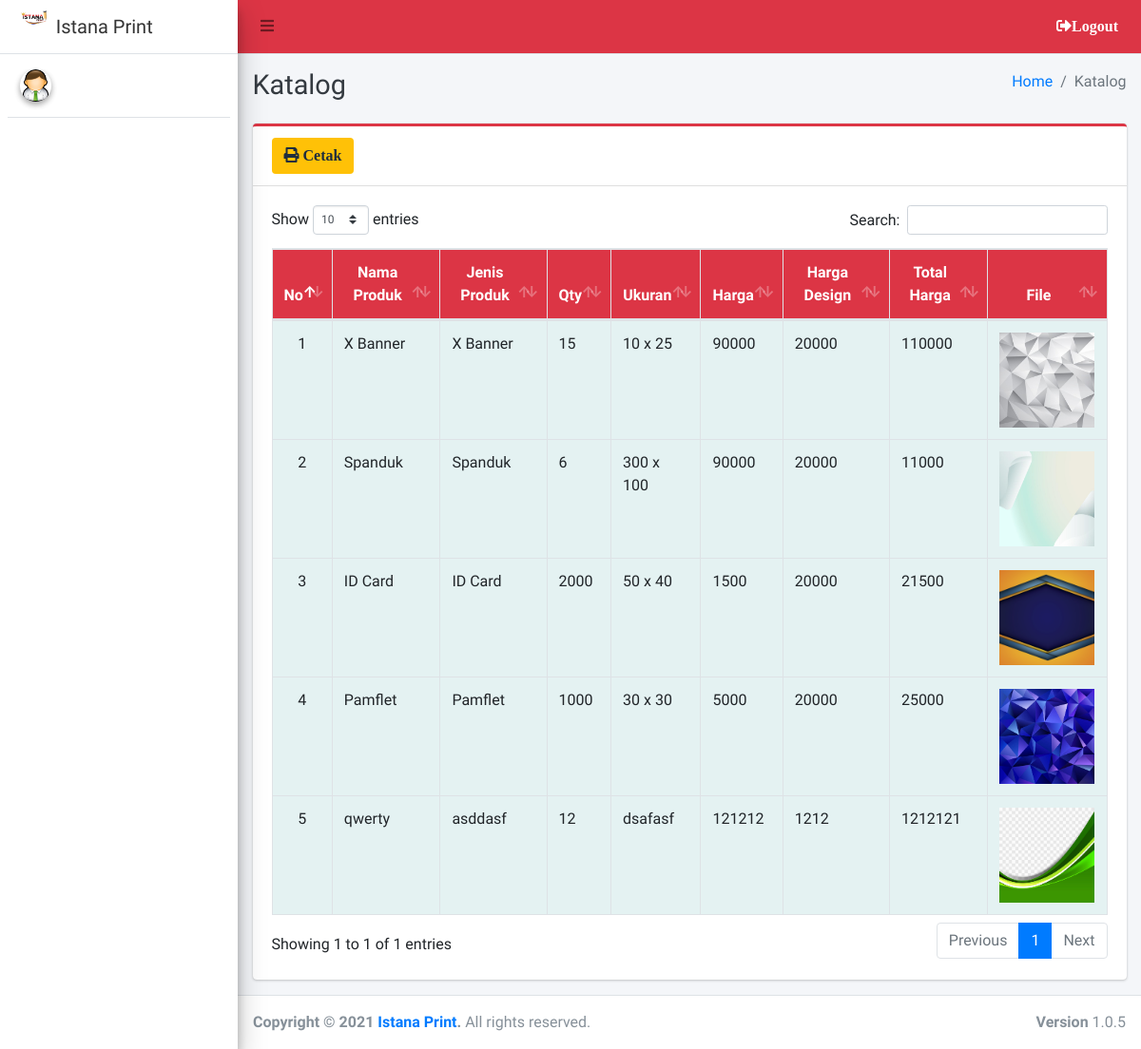
The page /pimpinan/katalog/index.php on the database its author committed.
### tables this page shows
CREATE TABLE `katalog`  (
  `id_katalog` int(11) NOT NULL AUTO_INCREMENT,
  `nama_katalog` varchar(150) NOT NULL,
  `jenis_katalog` varchar(150) NOT NULL,
  `qty` varchar(50) NOT NULL,
  `ukuran` varchar(150) NOT NULL,
  `harga` varchar(50) NOT NULL,
  `harga_desain` varchar(50) NOT NULL,
  `total_harga` varchar(50) NOT NULL,
  `file` varchar(100) NULL DEFAULT NULL,
  PRIMARY KEY (`id_katalog`) USING BTREE
);

### config/config.php (called while the page is built, shortened)
<?php
	function base_url($url = null){
		$base_url = "http://localhost/istana-print";
		if ($url != null) {
			return $base_url."/".$url;
		}else{
			return $base_url;
		}
	}
 ?>

### pimpinan/katalog/index.php (the view, shortened to what this page needs)
<?php
require '../../config/config.php';
require '../../config/koneksi.php';
?>
<!DOCTYPE html>
<html>
<?php
include '../../templates/head.php';
?>
<body class="hold-transition sidebar-mini layout-fixed">
    <div class="wrapper">
        <?php
        include '../../templates/navbar.php';
        ?>
        <?php
        include '../../templates/sidebar.php';
        ?>
        <div class="content-wrapper">
            <div class="content-header">
                <div class="container-fluid">
                    <div class="row mb-2">
                        <div class="col-sm-6">
                            <h1 class="m-0 text-dark">Katalog</h1>
                        </div>
                        <div class="col-sm-6">
                            <ol class="breadcrumb float-sm-right">
                                <li class="breadcrumb-item"><a href="#">Home</a></li>
                                <li class="breadcrumb-item active">Katalog</li>
                            </ol>
                        </div>
                    </div>
                </div>
            </div>
            <section class="content">
                <div class="container-fluid">
                    <div class="row">
                        <div class="col-12">
                            <div class="card card-danger card-outline">
                                <div class="card-header">
                                    <a href="print" target="blank" class="btn bg-yellow"><i class="fa fa-print"> Cetak</i></a>
                                </div>
                                <div class="card-body">
                                    <div class="table-responsive">
                                        <table id="example1" class="table table-bordered table-striped">
                                            <thead class="bg-red">
                                                <tr align="center">
                                                    <th>No</th>
                                                    <th>Nama Produk</th>
                                                    <th>Jenis Produk</th>
                                                    <th>Qty</th>
                                                    <th>Ukuran</th>
                                                    <th>Harga</th>
                                                    <th>Harga Design</th>
                                                    <th>Total Harga</th>
                                                    <th>File</th>
                                                </tr>
                                            </thead>
                                            <?php
                                            $no = 1;
                                            $data = $koneksi->query("SELECT * FROM katalog");
                                            while ($row = $data->fetch_array()) {
                                            ?>
                                                <tbody style="background-color: azure">
                                                    <tr>
                                                        <td align="center"><?= $no++ ?></td>
                                                        <td><?= $row['nama_katalog'] ?></td>
                                                        <td><?= $row['jenis_katalog'] ?></td>
                                                        <td><?= $row['qty'] ?></td>
                                                        <td><?= $row['ukuran'] ?></td>
                                                        <td><?= $row['harga'] ?></td>
                                                        <td><?= $row['harga_desain'] ?></td>
                                                        <td><?= $row['total_harga'] ?></td>
                                                        <td>
                                                            <?php if($row['file']) { ?>
                                                                <a href="<?= base_url("assets/katalog/". $row['file']) ?>" target="blank">
                                                                    <img src="<?= base_url("assets/katalog/". $row['file']) ?>" style="width: 100px; height: 100px;">
                                                                </a>
                                                            <?php }else{echo "Tidak ada file";} ?>
                                                        </td>
                                                    </tr>
                                                </tbody>
                                            <?php } ?>
                                        </table>
                                    </div>
                                </div>
                            </div>
                        </div>
                    </div>
                </div>
            </section>
        </div>
        <?php include_once "../../templates/footer.php"; ?>
    </div>
</body>
</html>

### rows shown on the page
katalog: nama_katalog "X Banner", jenis_katalog "X Banner", qty "15", ukuran "10 x 25", harga "90000", harga_desain "20000", total_harga "110000", file (picture)
katalog: nama_katalog "Spanduk", jenis_katalog "Spanduk", qty "6", ukuran "300 x 100", harga "90000", harga_desain "20000", total_harga "11000", file (picture)
katalog: nama_katalog "ID Card", jenis_katalog "ID Card", qty "2000", ukuran "50 x 40", harga "1500", harga_desain "20000", total_harga "21500", file (picture)
katalog: nama_katalog "Pamflet", jenis_katalog "Pamflet", qty "1000", ukuran "30 x 30", harga "5000", harga_desain "20000", total_harga "25000", file (picture)
katalog: nama_katalog "qwerty", jenis_katalog "asddasf", qty "12", ukuran "dsafasf", harga "121212", harga_desain "1212", total_harga "1212121", file (picture)
